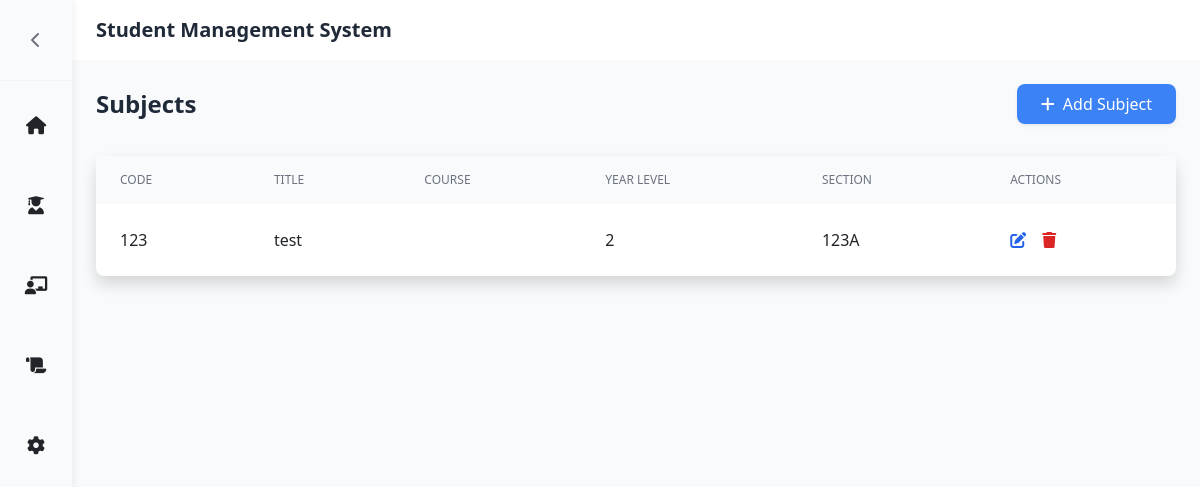
Before: /subjects/ with the older database file.
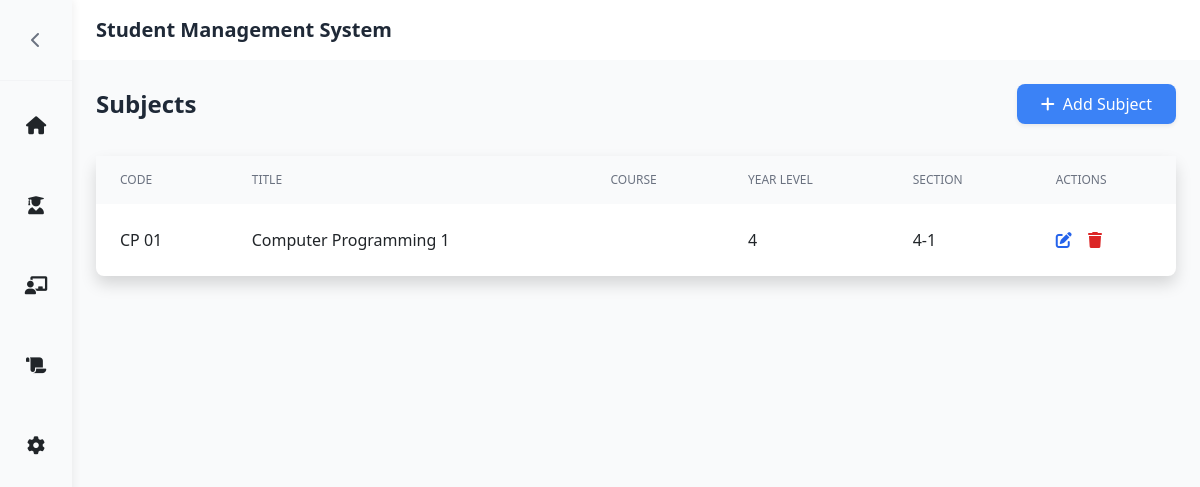
After: the same page with the newer database file.
### SMSapp/models.py (models this page shows, shortened)
class Subject(models.Model):
    SEMESTER_CHOICES = [
        (1, '1st Semester'),
        (2, '2nd Semester'),
        (3, 'Summer'),
    ]
    subject_code = models.CharField(max_length=20, primary_key=True)
    subject_title = models.CharField(max_length=100)
    course = models.ForeignKey(Course, on_delete=models.CASCADE, null=True, blank=True)  # Make course optional
    school_year = models.CharField(max_length=20)
    semester = models.PositiveSmallIntegerField(choices=SEMESTER_CHOICES)
    year_level = models.PositiveSmallIntegerField()
    section = models.CharField(max_length=20)
    archive = models.BooleanField(default=False)
    class Meta:
        ordering = ['subject_code']

### SMSapp/views.py (the view)
# urls.py: path('subjects/', views.subjects, name='subjects'),
def subjects(request):
    subjects = Subject.objects.filter(archive=False).select_related('course')
    courses = Course.objects.all()
    context = {
        'subjects': subjects,
        'courses': courses,
    }
    return render(request, 'subjects.html', context)

### SMSapp/templates/subjects.html (shortened to what this page needs)
{% extends 'base.html' %}
{% load static %}
{% block content %}
<div class="p-4 bg-gray-50">
    <div class="flex justify-between items-center mb-6">
        <h2 class="text-2xl font-semibold text-gray-800">Subjects</h2>
        <button type="button"
                class="px-4 py-2 bg-blue-500 text-white rounded-lg hover:bg-blue-600 transition-colors duration-200 flex items-center gap-2 shadow-sm"
                onclick="openModal()">
            <i class="fas fa-plus"></i>
            <span>Add Subject</span>
        </button>
    </div>
    <div class="mt-8">
        <div class="bg-white rounded-lg shadow">
            <table class="min-w-full">
                <thead class="bg-gray-50">
                    <tr>
                        <th class="px-6 py-3 text-left text-xs font-medium text-gray-500 uppercase">Code</th>
                        <th class="px-6 py-3 text-left text-xs font-medium text-gray-500 uppercase">Title</th>
                        <th class="px-6 py-3 text-left text-xs font-medium text-gray-500 uppercase">Course</th>
                        <th class="px-6 py-3 text-left text-xs font-medium text-gray-500 uppercase">Year Level</th>
                        <th class="px-6 py-3 text-left text-xs font-medium text-gray-500 uppercase">Section</th>
                        <th class="px-6 py-3 text-left text-xs font-medium text-gray-500 uppercase">Actions</th>
                    </tr>
                </thead>
                <tbody class="divide-y divide-gray-200">
                    {% for subject in subjects %}
                    <tr data-subject-code="{{ subject.subject_code }}" class="hover:bg-gray-50 cursor-pointer" onclick="window.location.href='{% url 'subject_info' subject.subject_code %}'">
                        <td class="px-6 py-4">{{ subject.subject_code }}</td>
                        <td class="px-6 py-4">{{ subject.subject_title }}</td>
                        <td class="px-6 py-4">{{ subject.course.course_abv }}</td>
                        <td class="px-6 py-4">{{ subject.year_level }}</td>
                        <td class="px-6 py-4">{{ subject.section }}</td>
                        <td class="px-6 py-4">
                            <button onclick="event.stopPropagation(); editSubject('{{ subject.subject_code }}')" class="text-blue-600 hover:text-blue-900 mr-3">
                                <i class="fas fa-edit"></i>
                            </button>
                            <button onclick="event.stopPropagation(); deleteSubject('{{ subject.subject_code }}')" class="text-red-600 hover:text-red-900">
                                <i class="fas fa-trash"></i>
                            </button>
                        </td>
                    </tr>
                    {% endfor %}
                </tbody>
            </table>
        </div>
    </div>
</div>
{% endblock %}

Changed rows visible on the page:
no longer on this page (row edited): Subject: subject_code "123", subject_title "test", year_level "2", section "123A"
added Subject: subject_code "CP 01", subject_title "Computer Programming 1", year_level "4", section "4-1"
